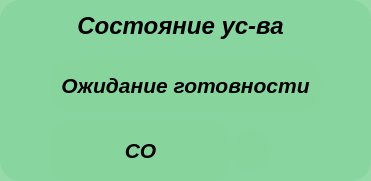
     <widget class="QFrame" name="frame_12">
      <property name="geometry">
       <rect>
        <x>20</x>
        <y>460</y>
        <width>371</width>
        <height>181</height>
       </rect>
      </property>
      <property name="styleSheet">
       <string notr="true">background-color: rgb(135, 212, 157,220); border-radius: 20</string>
      </property>
      <property name="frameShape">
       <enum>QFrame::StyledPanel</enum>
      </property>
      <property name="frameShadow">
       <enum>QFrame::Raised</enum>
      </property>
      <widget class="QLabel" name="label_96">
       <property name="geometry">
        <rect>
         <x>60</x>
         <y>10</y>
         <width>241</width>
         <height>31</height>
        </rect>
       </property>
       <property name="font">
        <font>
         <family>Arial</family>
         <pointsize>18</pointsize>
         <weight>75</weight>
         <italic>true</italic>
         <bold>true</bold>
        </font>
       </property>
       <property name="styleSheet">
        <string notr="true">background-color: rgb(135, 212, 157,0); border-radius: 20</string>
       </property>
       <property name="text">
        <string>Состояние ус-ва</string>
       </property>
       <property name="alignment">
        <set>Qt::AlignCenter</set>
       </property>
      </widget>
      <widget class="QLabel" name="label_41">
       <property name="geometry">
        <rect>
         <x>230</x>
         <y>130</y>
         <width>41</width>
         <height>41</height>
        </rect>
       </property>
       <property name="text">
        <string/>
       </property>
       <property name="pixmap">
        <pixmap resource="../ControlLaser_LinUDP/newprefix.qrc">:/newPrefix/png/blue-led-on.png</pixmap>
       </property>
       <property name="scaledContents">
        <bool>true</bool>
       </property>
      </widget>
      <widget class="QLabel" name="label_52">
       <property name="geometry">
        <rect>
         <x>50</x>
         <y>120</y>
         <width>181</width>
         <height>61</height>
        </rect>
       </property>
       <property name="font">
        <font>
         <family>Arial</family>
         <pointsize>16</pointsize>
         <weight>75</weight>
         <italic>true</italic>
         <bold>true</bold>
        </font>
       </property>
       <property name="styleSheet">
        <string notr="true">background-color: rgb(135, 212, 157,220); border-radius: 20</string>
       </property>
       <property name="text">
        <string>СО</string>
       </property>
       <property name="alignment">
        <set>Qt::AlignCenter</set>
       </property>
      </widget>
      <widget class="QLabel" name="label_55">
       <property name="geometry">
        <rect>
         <x>50</x>
         <y>60</y>
         <width>271</width>
         <height>51</height>
        </rect>
       </property>
       <property name="font">
        <font>
         <family>Arial</family>
         <pointsize>16</pointsize>
         <weight>75</weight>
         <italic>true</italic>
         <bold>true</bold>
        </font>
       </property>
       <property name="styleSheet">
        <string notr="true">background-color: rgb(135, 212, 157,220); border-radius: 20

</string>
       </property>
       <property name="text">
        <string>Ожидание готовности</string>
       </property>
       <property name="alignment">
        <set>Qt::AlignCenter</set>
       </property>
      </widget>
     </widget>
